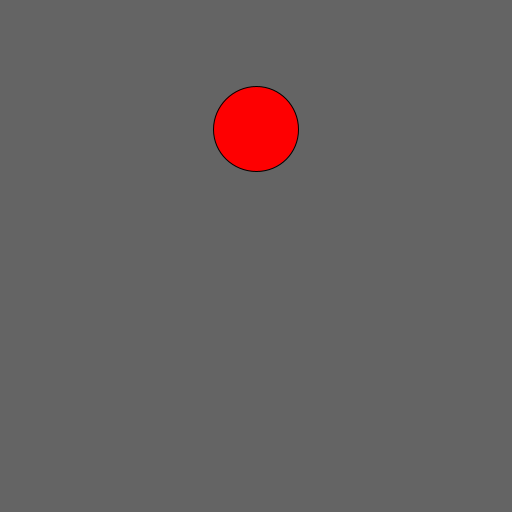
Frame 1 (no input)
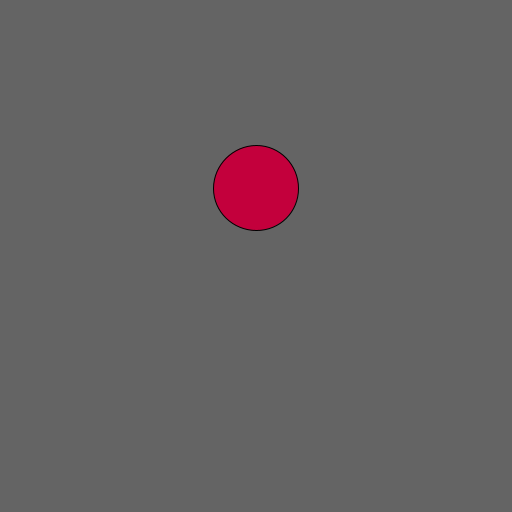
Frame 60 (the mouse pressed at the canvas centre just before this capture)
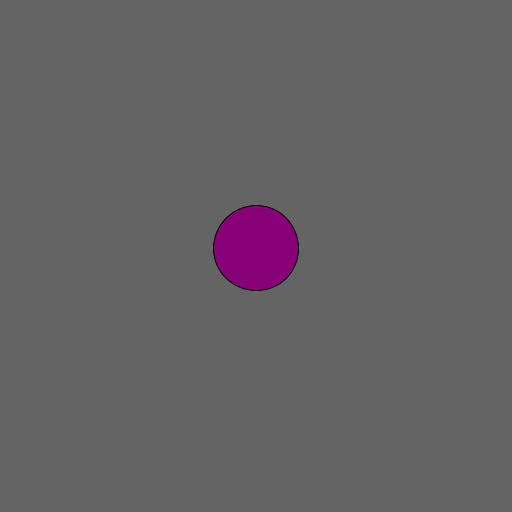
Frame 120 (the mouse held since frame 60 and released just before this capture)

The Processing sketch that drew these frames (run headless with seeded random() and noise(); from frame 60 on, the mouse is pressed at the canvas centre):

// Processing sketch: Question1
// ── Question1.pde

float circleX;
float circleY; 
int cicleRadius;
color circleFill = color(255, 0, 0);

int colourCounter;
boolean colourIncrement = true;
int numberOfBouces;
float maxBouceHeight;
int direction = 1;
boolean bounced;

void setup() 
{
    size(512, 512);

    ellipseMode(CENTER);
    circleX = width/2;
    circleY = height/4;
    cicleRadius = width/6;

    colourCounter = 0;
    bounced = false; 
    numberOfBouces = -1;
}

void draw() 
{
    frameRate(250);
    background(100);
    changeColour(); 
    bounceCalculator();
}

void changeColour()
{   
    if (colourCounter <=255 && colourIncrement == true)
    {
        colourCounter++;
        circleFill = color(255 - colourCounter, 0 , 0 + colourCounter);
        fill(circleFill);

        if (colourCounter == 255)
        {
            colourIncrement = false;
        }
    }
    else 
    {
        colourCounter--;
        circleFill = color(255 - colourCounter, 0 , 0 + colourCounter);
        fill(circleFill);
        
        if(colourCounter == 0)
        {
            colourIncrement = true;
        }
    }
}

void  bounceCalculator()
{   

    circleY += 1 * direction ; // movement of the ball

    if (circleY == 0 + (cicleRadius/2)) // top of the window minus the ball
    {
        reverseDirection();
    }
    else if (circleY == ( (height) - (cicleRadius/2) )) //bottom of the window minus the ball
    {
        reverseDirection();
        numberOfBouces ++; 
    } 
    else if ( (numberOfBouces > 0) && (circleY == ( (height - (height / (numberOfBouces * 2)) )))) // if the ball hits the new top of the arc
    {
        reverseDirection();
    }

    if( numberOfBouces >=6)
    {
        ellipse(circleX, height - cicleRadius/2, cicleRadius, cicleRadius);
    }
    else
    {
        ellipse(circleX, circleY, cicleRadius, cicleRadius);
    }
}

void reverseDirection()
{
    direction = direction * -1;
}
